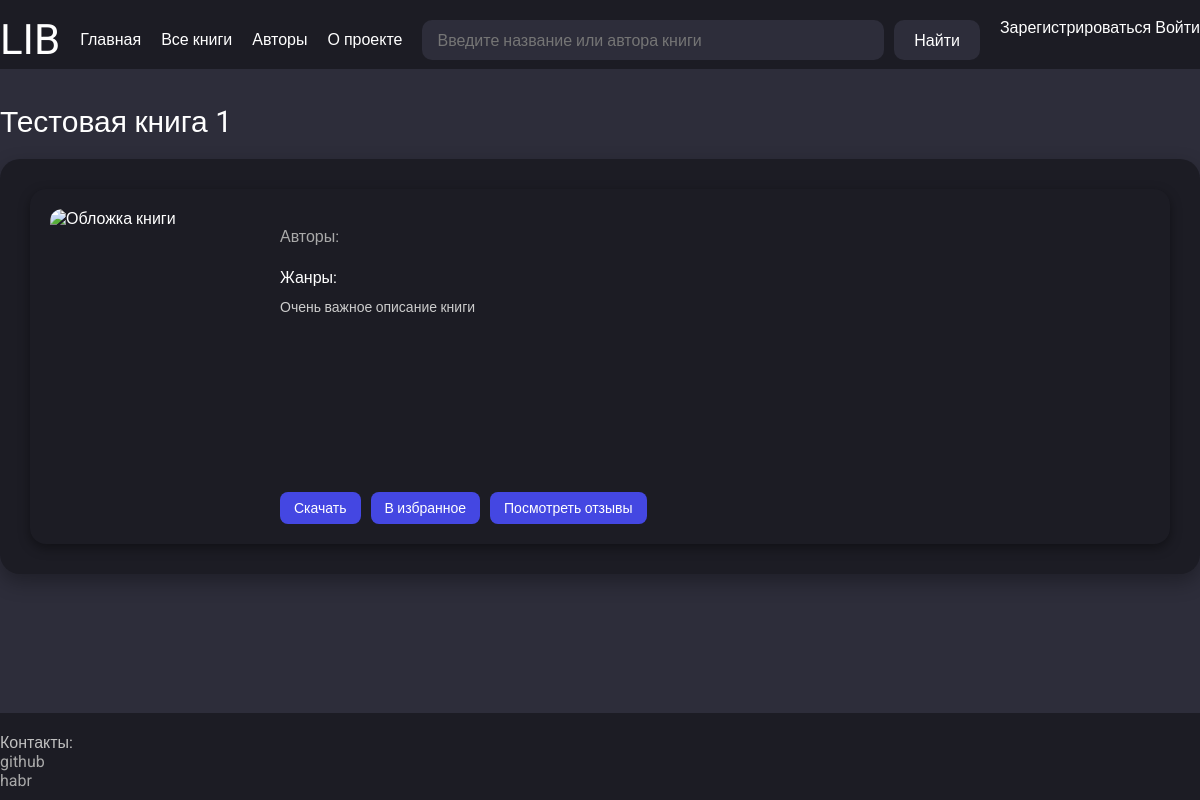
Page /books/3 on the earlier database version.
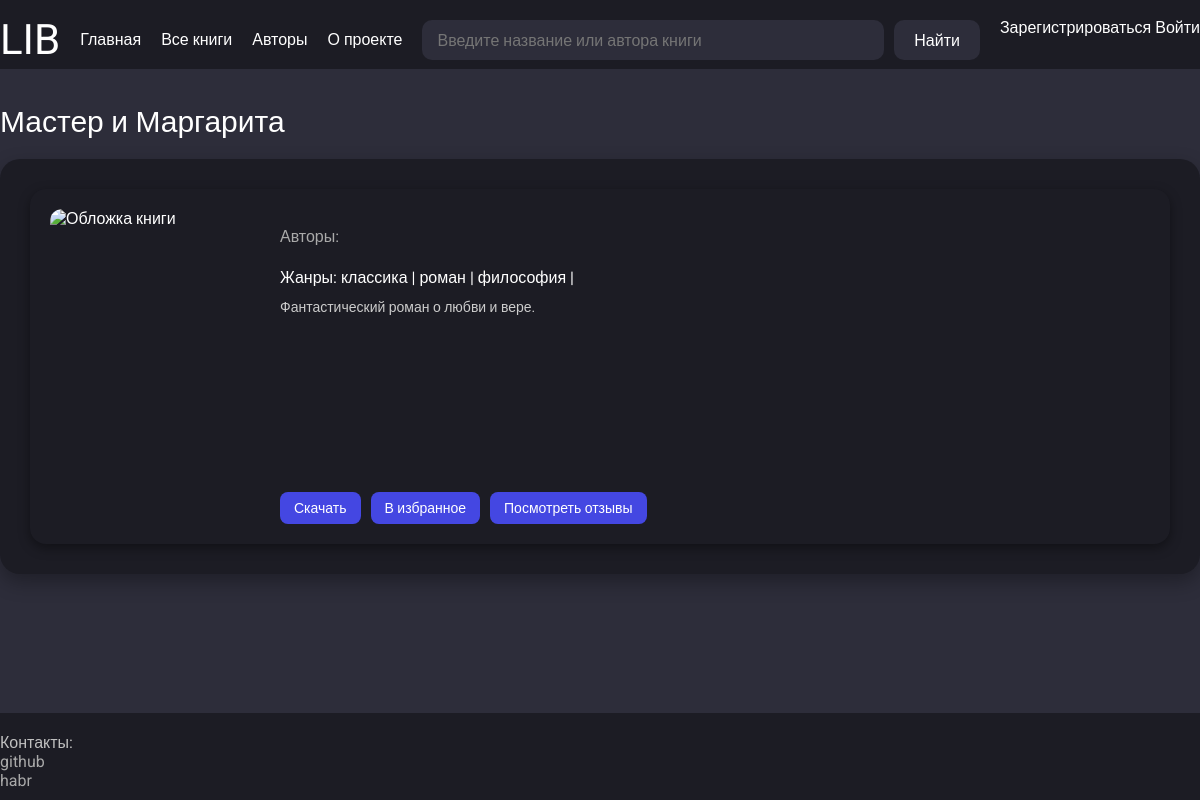
Same page on the later database version.
### app/models.py (models this page shows, shortened)
class Book(db.Model):
    __tablename__ = "books"
    id = sa.Column(sa.Integer, primary_key=True, autoincrement=True)
    title = sa.Column(sa.String(100), nullable=False, index=True)
    description = sa.Column(sa.String, nullable=True)
    link_to_download = sa.Column(sa.String, nullable=True)
    bin_preview_photo = sa.Column(sa.LargeBinary, nullable=True)
    reviews = so.relationship("Review", back_populates="book", cascade="all, delete-orphan")
    tags = so.relationship("Tag", secondary=books_tags, back_populates="books")
    authors = so.relationship("Author", secondary=authors_books, back_populates="books")
    users = so.relationship("User", secondary=users_books, back_populates="books")
    def get_photo_base64(self):
        if self.bin_preview_photo:
            return base64.b64encode(self.bin_preview_photo).decode('utf-8')
        return None
    @classmethod
    def is_exists(cls, book_id):
        return db.session.query(cls).filter(cls.id == book_id).first()

class Tag(db.Model):
    __tablename__ = "tags"
    id = sa.Column(sa.Integer, primary_key=True, autoincrement=True)
    name = sa.Column(sa.String(30), nullable=False, index=True)
    books = so.relationship("Book", secondary=books_tags, back_populates="tags")

### app/routes.py (the view)
@app.route("/books/<int:book_id>")
def book_detail(book_id):
    params = {"local_css_file": "book.css"}
    book = Book.is_exists(book_id)
    if not book:
        return "Такой книги не сущесвутет", 404
    params["book"] = book
    params["title"] = book.title
    return render_template("book_detail.html", **params)

### app/templates/book_detail.html (shortened to what this page needs)
{% extends "base.html" %}
{% block content %}
<div class="book-detail-section">
    <div class="book-card full">
        <img alt="Обложка книги" class="book-card-image">
        <div class="book-card-info">
            <p class="book-card-author">Авторы: {% for author in book.authors %} {{ author.name }} {{ author.surname}} {{ author.patronymic }} |{% endfor %}</p>
            <p class="book-detail-meta">Жанры: {% for tag in book.tags %} {{ tag.name }} | {% endfor %}</p>
            <p class="book-card-description">
                {{ book.description }}
            </p>
            <div class="book-card-buttons">
                <a href="#" class="book-card-button">Скачать</a>
                <a href="#" class="book-card-button">В избранное</a>
                <a href="{{ url_for('book_reviews_list', book_id=book.id) }}" class="book-card-button">Посмотреть отзывы</a>
            </div>
        </div>
    </div>
</div>
{% endblock %}

### app/templates/base.html (shortened to what this page needs)
<!DOCTYPE html>
<html lang="ru">
<head>
    <link href="{{ url_for('static', filename='/css/style.css') }}" rel="stylesheet">
    {% if local_css_file %}
        <link href="{{ url_for('static', filename='/css/' ~ local_css_file) }}" rel="stylesheet">
    {% endif %}
</head>
<body>
    <div class="wrapper">
        <header class="header">
            <div class="container header-container">
                <div class="header-logo-container">
                    <p class="header-logo"><a href="{{ url_for('index') }}" class="header-logo-link">LIB</a></p>
                </div>
                <ul class="header-menu">
                    <li><a href="{{ url_for('index') }}" class="header-logo-link">Главная</a></li>
                    <li><a href="{{ url_for('books_list') }}" class="header-logo-link">Все книги</a></li>
                    <li><a href="{{ url_for('authors_list') }}" class="header-logo-link">Авторы</a></li>
                    <li><a href="{{ url_for('about_project') }}" class="header-logo-link">О проекте</a></li>
                </ul>
                <div class="header-search-container">
                        <input type="search" class="header-search" placeholder="Введите название или автора книги" id="ajax-search" name="search" autocomplete="off">
                        <button class="search-button-submit" id="search-button">Найти</button>
                </div>
                <div class="header-user-container">
                    {% if current_user.is_authenticated %}
                        <p class="header-user-nickname">
                            <a href="{{ url_for('user_account', username=current_user.username) }}" class="user-nickname-link">{{ current_user.username }}</a>
                        </p>
                        <img class="header-user-img" src="{{ current_user.avatar(60) }}" alt="Аватар">
                        <button class="arrow-userinfo-button">
                            <img class="header-arrow-down" src="{{ url_for('static', filename='images/arrow-ios-down.svg') }}" alt="Стрелка вниз">
                        </button>
                        <ul class="user-dropdown-menu" style="display: none;">
                            <li><a href="{{ url_for('user_account', username=current_user.username) }}">Мой профиль</a></li>
                            <li><a href="">Мои книги</a></li>
                            <li><a href="{{ url_for('user_reviews', username=current_user.username) }}">Мои отзывы</a></li>
                        </ul>
                    {% else %}
                        <p class="header-user-nickname">
                            <a href="{{ url_for('register') }}" class="user-nickname-link">Зарегистрироваться</a>
                            <a href="{{ url_for('login') }}" class="user-nickname-link">Войти</a>
                        </p>
                    {% endif %}
                </div>
            </div>
        </header>
        <main class="main">
            <div class="container">
                <div class="main-container">
                    <h1 class="main-title">{{ title }}</h1>
                    {% block content %}{% endblock %}
                </div>
            </div>
        </main>
        <footer class="footer">
            <div class="container">
                <div class="footer-container">
                    <div class="footer-contact-container">
                        <p class="contact-title">Контакты:</p>
                        <ul class="contact-list">
                            <li><a href="https://github.com/taishakutenn" class="footer-contact-link">github</a></li>
                            <li><a href="https://habr.com/ru/users/taishakuten" class="footer-contact-link">habr</a></li>
                        </ul>
                    </div>
                </div>
            </div>
        </footer>
    </div>
</body>
</html>

Differences in the rows shown:
changed Book: title "Тестовая книга 1" → "Мастер и Маргарита"; description "Очень важное описание книги" → "Фантастический роман о любви и вере."
now on this page (row edited): Tag: name "классика"
now on this page (row edited): Tag: name "роман"
now on this page (row edited): Tag: name "философия"
